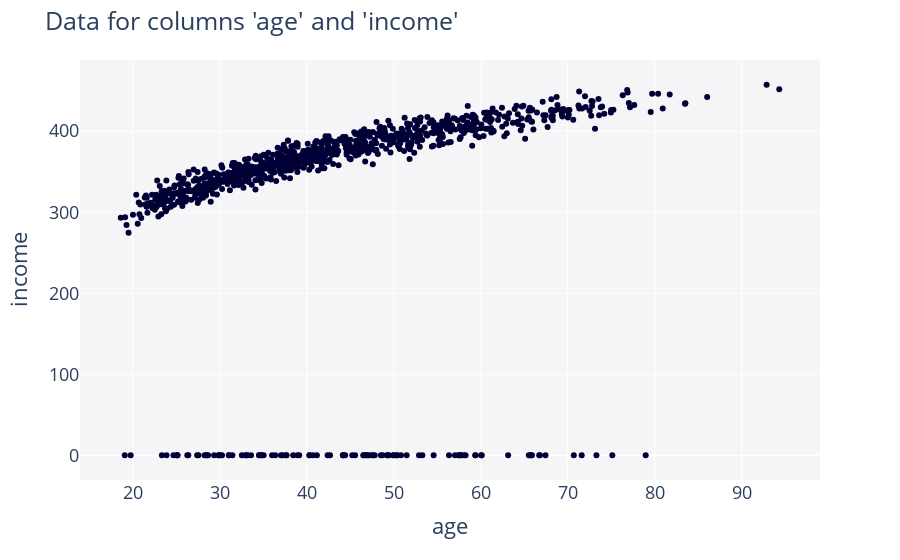

Notebook code for this chart:
### Code cell
from copulas.visualization import scatter_2d
scatter_2d(df)

### Figure 1 — Plotly figure (JSON) as saved in the notebook; plotly's stock layout.template omitted (floating-point values rounded to 4 significant figures; data arrays with more than 128 entries replaced by an {"elided": "..."} marker saying what was removed)
{"data": [{"hovertemplate": "Data=Real<br>age=%{x}<br>income=%{y}<extra></extra>", "legendgroup": "Real", "marker": {"color": "#000036", "symbol": "circle"}, "mode": "markers", "name": "Real", "orientation": "v", "showlegend": true, "type": "scatter", "x": {"elided": "1000 float values"}, "xaxis": "x", "y": {"elided": "1000 float values"}, "yaxis": "y"}], "layout": {"font": {"size": 18}, "legend": {"title": {"text": "Data"}, "tracegroupgap": 0}, "margin": {"t": 60}, "plot_bgcolor": "#F5F5F8", "showlegend": false, "title": {"text": "Data for columns 'age' and 'income'"}, "xaxis": {"anchor": "y", "domain": [0, 1], "title": {"text": "age"}}, "yaxis": {"anchor": "x", "domain": [0, 1], "title": {"text": "income"}}}}
